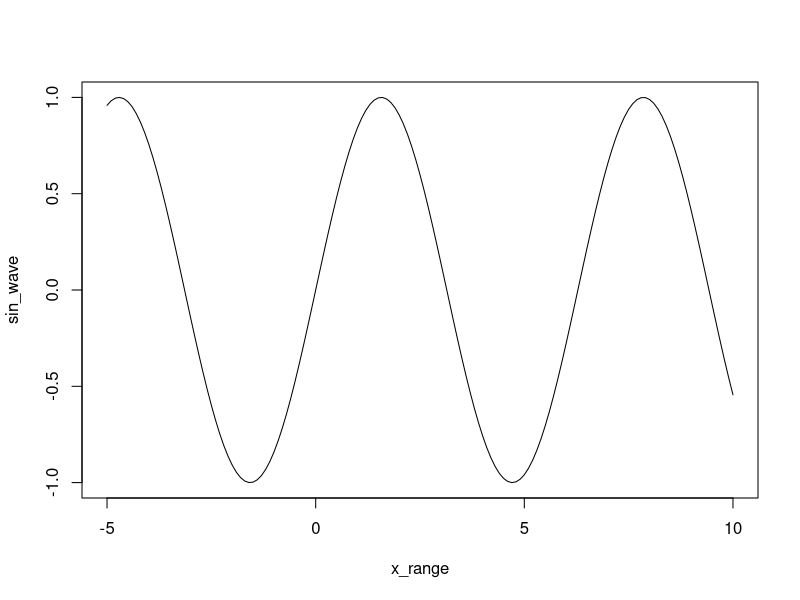

This chart was generated by the following R code:
## ---- chunk 1
knitr::opts_chunk$set(echo = TRUE)
## ---- chunk 2
#1
n <- 10:49

#2
length(n)

#3
n+1
n

#4
m <- (10:1)
m

#5
n-m

## ---- chunk 3
x_range <- seq(-5, 10, by = 0.1)
sin_wave <- sin(x_range)
plot(x_range, sin_wave, type = "l")
## ---- chunk 4
first_nums <- 40:50
next_nums <- seq(51, 60)
combo_nums <- c(first_nums, next_nums)
combo_nums

combo_nums[c(7)]
combo_nums[c(5:8)]

combo_nums[c(1:3, 18:21)]
## ---- chunk 5
x <- c(3.2, NA, 4.1, 5.0, NA, 2.8)
is.na(x)
x_no_na <- x[!is.na(x)]
x_no_na

mean_x <- mean(x_no_na)
mean_x

x[is.na(x)] <- mean_x

x
## ---- chunk 6

#`grades` vector from class:
grades <- c(99,  77, 100,  91,  87,  72,  82,  94,  81)
grades

#logical vector is_a <- grades >= 90
is_a <- grades >= 90

#Print the values that are A’s
grades[is_a]

#print the indices/positions of the A’s using which(is_a)
which(is_a)


#Print: How many A’s are there?
length(grades[is_a])
sum(is_a)


## ---- chunk 7

set.seed(2401)

#Simulate 200 die rolls (fair die) in a vector rolls (use sample(1:6, ...))
rolls <- sample(1:6, size = 200, replace = TRUE)
rolls

#* Use table(rolls) to count how many of each face occurred.
counts <- table(rolls)
counts

#Convert counts to proportions (estimated probabilities) by dividing by length(rolls)
proportions(counts/ length(rolls))

#ID most common face in the simulation
commonFace <- as.numeric(names(which.max(counts)))
print(paste("The most common face in the simulation was", commonFace))


#it checks out. 2 was the most commonly rolled.
## ---- chunk 8
#1-6, generates 1 roll, sampling and putting it back in= to be drawn again 
roll_die <- function() {
  sample(1:6, size = 1, replace = TRUE)
}
roll_die()




## ---- chunk 9
rolling_two <- function() {
  (sample(1:6, size = 2, replace = TRUE))
}

sum(rolling_two())

## ---- chunk 10
# Your one-roll function goes here
rolling_winner <- function(name1, name2) {
  
  roll_1 <- c(sample(1:6, size = 1, replace = TRUE))
  
  roll_2 <- c(sample(1:6, size = 1, replace = TRUE))
  

  if (roll_1 == roll_2) {
    print("1st tie, reroll!" )
  } else if (roll_1 > roll_2) {
    print(name1)
  } else if (roll_2 > roll_1) {
    print(name2)
  } else {
    print("DRAW")
  }
  
}
rolling_winner("Brenda", "Joel")

## ---- chunk 11
roll_pro15 <- function(name1,name2){
  P1v <- c(sample(1:6, 15, replace = TRUE))
  P2v <- c(sample(1:6, 15, replace = TRUE))
  
  
  p1_wins <- P1v > P2v
  p2_wins <- P2v > P1v
  ties_ <- P1v == P2v
  
  
  win1 <- sum(p1_wins)
  win2 <- sum(p2_wins)
  tie_sum <- sum(ties_)
  
  
  if(win1 > win2){
    print(paste(name1,"wins",win1,"times"))
  }
  else if (win2 > win1){
    print(paste(name2,"wins",win2,"times"))
  }
  else if (tie_sum)
    print("DRAW")
}

roll_pro15("Brenda", "Joel")
## ---- chunk 12
# Your "cheating" function goes here
roll_pro15 <- function(name1,name2){
  high_probs <- c(.05, .10, .10, .25, .25, .25)
  
  P1v <- c(sample(1:6, 15, replace = TRUE, prob = high_probs))
  P2v <- c(sample(1:6, 15, replace = TRUE))
  
  
  p1_wins <- P1v > P2v
  p2_wins <- P2v > P1v
  ties_ <- P1v == P2v
  
  
  win1 <- sum(p1_wins)
  win2 <- sum(p2_wins)
  tie_sum <- sum(ties_)
  
  
  if(win1 > win2){
    print(paste(name1,"wins",win1,"times"))
  }
  else if (win2 > win1){
    print(paste(name2,"wins",win2,"times"))
  }
  else if (tie_sum)
    print("DRAW")
}

roll_pro15("Brenda", "Joel")
